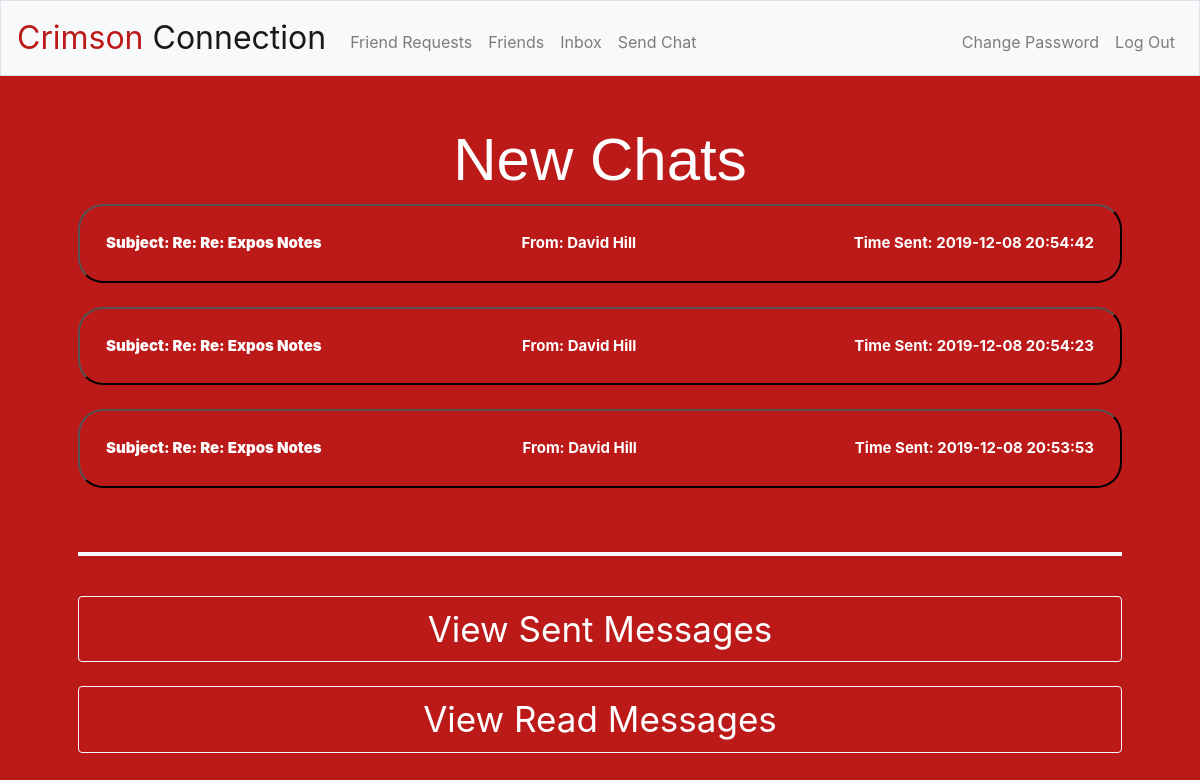
The app's page /chat (signed in) with its own data.
### tables this page shows
CREATE TABLE 'chats' ('sender' text NOT NULL, 'recipient' text NOT NULL, 'message' text,'subject' varchar(100), 'read' boolean NOT NULL DEFAULT 'FALSE', 'time'  datetime NOT NULL DEFAULT CURRENT_TIMESTAMP  );

CREATE TABLE 'users' ('id' INTEGER PRIMARY KEY AUTOINCREMENT NOT NULL, 'username' TEXT NOT NULL, 'hash' TEXT NOT NULL,'firstname' text, 'lastname' text);

### application.py (the view)
@app.route("/chat",)
def chat():
    rows = db.execute("SELECT * FROM chats JOIN users ON chats.sender = users.username WHERE recipient=:username AND read='FALSE' ORDER BY time DESC", username=session["username"])
    if not rows:
        return render_template("no_chats.html")
    return render_template("chat.html", rows=rows)

### application.py (called while the page is built)
@app.after_request
def after_request(response):
    response.headers["Cache-Control"] = "no-cache, no-store, must-revalidate"
    response.headers["Expires"] = 0
    response.headers["Pragma"] = "no-cache"
    return response

### templates/chat.html (shortened to what this page needs)
{% extends "layout.html" %}
{% block main %}
  <h1 id="title">New Chats</h1>
  {% for rows in rows %}
    <button id="rounded" class="collapsible">
      <table id="table">
        <thead>
          <tr>
            <th>
              <div align="left">
                <b style="color: white;">Subject: {{ rows["subject"] }}</b>
              </div>
            </th>
            <th>
              <center style="color: white;">From: {{ rows["firstname"] }} {{ rows["lastname"] }}</center>
            </th>
            <th>
              <div style="color: white;" align="right">Time Sent: {{ rows["time"] }}</div>
            </th>
          </tr>
        </thead>
      </table>
    </button>
{% endfor %}
  <hr style="border: 2px solid white;">
  <form action="{{ url_for('view_sent') }}" method='post'>
    <button class="btn btn-outline-light btn-block" type="submit">
      <div id="button">
        View Sent Messages
      </div>
    </button>
  </form>
  <form action="/view_all" method='post'>
    <button class="btn btn-outline-light btn-block" type="submit">
      <div id="button">
        View Read Messages
      </div>
    </button>
  </form>
{% endblock %}

### static/styles.css (style rules this page uses)
#title { color: white; font-size: 60px; font-family: Arial, Helvetica, sans-serif; }
body { background-color: #BC1919; }
#table { background-color: transparent; width: 100%; }
.collapsible { background-color: transparent; cursor: pointer; padding: 25px; width: 100%; text-align: left; font-size: 15px; }
#rounded { border-radius: 25px; }
#button { color: white; font-size: 35px; }

### records on screen
chats: subject "Re: Re: Expos Notes", firstname "David", lastname "Hill", time "2019-12-08 20:54:42"
chats: subject "Re: Re: Expos Notes", firstname "David", lastname "Hill", time "2019-12-08 20:54:23"
chats: subject "Re: Re: Expos Notes", firstname "David", lastname "Hill", time "2019-12-08 20:53:53"
